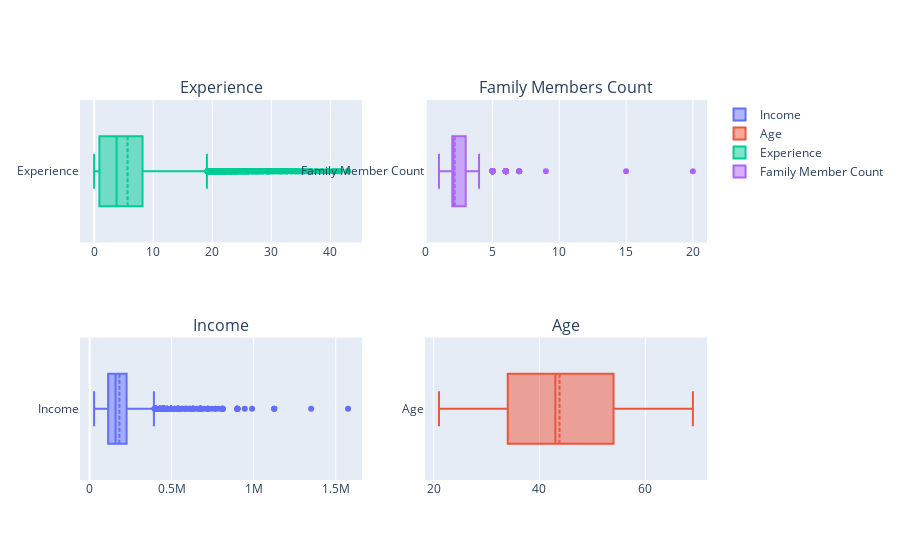

Write notebook code for a chart like this one.
### Code cell
numerical_cols = ["Total_income","Age","Years_employed","Household_Size"]

fig = make_subplots(rows=2, cols=2, start_cell="bottom-left",
                   subplot_titles=("Income", "Age", "Experience", "Family Members Count"))

fig.add_trace(go.Box(x=new_df.Total_income, name='Income',boxmean=True),row=1,col=1)
fig.add_trace(go.Box(x=new_df.Age, name='Age', boxmean=True), row=1, col=2)
fig.add_trace(go.Box(x=new_df.Years_employed, name='Experience', boxmean=True), row=2, col=1)
fig.add_trace(go.Box(x=new_df.Household_Size, name="Family Member Count", boxmean=True),row=2, col=2)

fig.show()

### Figure 1 — Plotly figure (JSON) as saved in the notebook; plotly's stock layout.template omitted (floating-point values rounded to 4 significant figures; data arrays with more than 128 entries replaced by an {"elided": "..."} marker saying what was removed)
{"data": [{"boxmean": true, "name": "Income", "type": "box", "x": {"elided": "9709 float values"}, "xaxis": "x", "yaxis": "y"}, {"boxmean": true, "name": "Age", "type": "box", "x": {"elided": "9709 int values"}, "xaxis": "x2", "yaxis": "y2"}, {"boxmean": true, "name": "Experience", "type": "box", "x": {"elided": "9709 float values"}, "xaxis": "x3", "yaxis": "y3"}, {"boxmean": true, "name": "Family Member Count", "type": "box", "x": {"elided": "9709 int values"}, "xaxis": "x4", "yaxis": "y4"}], "layout": {"annotations": [{"font": {"size": 16}, "showarrow": false, "text": "Income", "x": 0.225, "xanchor": "center", "xref": "paper", "y": 0.375, "yanchor": "bottom", "yref": "paper"}, {"font": {"size": 16}, "showarrow": false, "text": "Age", "x": 0.775, "xanchor": "center", "xref": "paper", "y": 0.375, "yanchor": "bottom", "yref": "paper"}, {"font": {"size": 16}, "showarrow": false, "text": "Experience", "x": 0.225, "xanchor": "center", "xref": "paper", "y": 1, "yanchor": "bottom", "yref": "paper"}, {"font": {"size": 16}, "showarrow": false, "text": "Family Members Count", "x": 0.775, "xanchor": "center", "xref": "paper", "y": 1, "yanchor": "bottom", "yref": "paper"}], "xaxis": {"anchor": "y", "domain": [0, 0.45]}, "xaxis2": {"anchor": "y2", "domain": [0.55, 1]}, "xaxis3": {"anchor": "y3", "domain": [0, 0.45]}, "xaxis4": {"anchor": "y4", "domain": [0.55, 1]}, "yaxis": {"anchor": "x", "domain": [0, 0.375]}, "yaxis2": {"anchor": "x2", "domain": [0, 0.375]}, "yaxis3": {"anchor": "x3", "domain": [0.625, 1]}, "yaxis4": {"anchor": "x4", "domain": [0.625, 1]}}}
